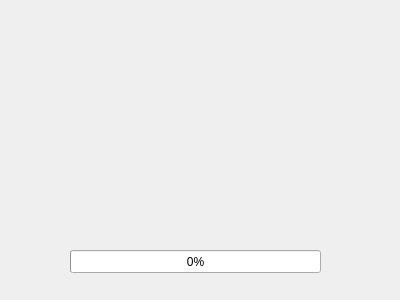
<?xml version="1.0" encoding="UTF-8"?>
<ui version="4.0">
 <class>Widget</class>
 <widget class="QWidget" name="Widget">
  <property name="geometry">
   <rect>
    <x>0</x>
    <y>0</y>
    <width>400</width>
    <height>300</height>
   </rect>
  </property>
  <property name="windowTitle">
   <string>Widget</string>
  </property>
  <widget class="QProgressBar" name="progressBar">
   <property name="geometry">
    <rect>
     <x>70</x>
     <y>250</y>
     <width>251</width>
     <height>23</height>
    </rect>
   </property>
   <property name="value">
    <number>0</number>
   </property>
  </widget>
 </widget>
 <layoutdefault spacing="6" margin="11"/>
 <resources/>
 <connections/>
</ui>
